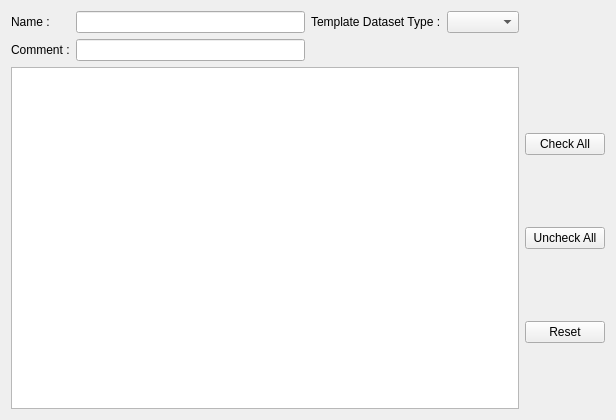
<?xml version="1.0" encoding="UTF-8"?>
<ui version="4.0">
 <class>QtShanoirUploadWidgetDatasetTypeDetailsTemplateDataset</class>
 <widget class="QWidget" name="QtShanoirUploadWidgetDatasetTypeDetailsTemplateDataset">
  <property name="geometry">
   <rect>
    <x>0</x>
    <y>0</y>
    <width>616</width>
    <height>420</height>
   </rect>
  </property>
  <property name="windowTitle">
   <string>Form</string>
  </property>
  <layout class="QGridLayout" name="gridLayout_2">
   <item row="0" column="0">
    <layout class="QGridLayout" name="gridLayout_3">
     <item row="1" column="0">
      <widget class="QTableWidget" name="processedDatasetTypeTable"/>
     </item>
     <item row="0" column="0">
      <layout class="QGridLayout" name="gridLayout">
       <item row="0" column="1">
        <widget class="QLineEdit" name="nameLineEdit"/>
       </item>
       <item row="0" column="0">
        <widget class="QLabel" name="nameLabel">
         <property name="text">
          <string>Name :</string>
         </property>
        </widget>
       </item>
       <item row="0" column="2">
        <widget class="QLabel" name="templateDatasetTypeLabel">
         <property name="text">
          <string>Template Dataset Type :</string>
         </property>
        </widget>
       </item>
       <item row="1" column="0">
        <widget class="QLabel" name="commentLabel">
         <property name="text">
          <string>Comment :</string>
         </property>
        </widget>
       </item>
       <item row="1" column="1">
        <widget class="QLineEdit" name="commentLineEdit"/>
       </item>
       <item row="0" column="3">
        <widget class="QComboBox" name="templateDatasetTypeComboBox"/>
       </item>
      </layout>
     </item>
     <item row="1" column="1">
      <layout class="QVBoxLayout" name="verticalLayout">
       <item>
        <widget class="QPushButton" name="checkAllButton">
         <property name="text">
          <string>Check All</string>
         </property>
        </widget>
       </item>
       <item>
        <widget class="QPushButton" name="uncheckAllButton">
         <property name="text">
          <string>Uncheck All</string>
         </property>
        </widget>
       </item>
       <item>
        <widget class="QPushButton" name="resetButton">
         <property name="text">
          <string>Reset</string>
         </property>
        </widget>
       </item>
      </layout>
     </item>
    </layout>
   </item>
  </layout>
 </widget>
 <resources/>
 <connections/>
</ui>
